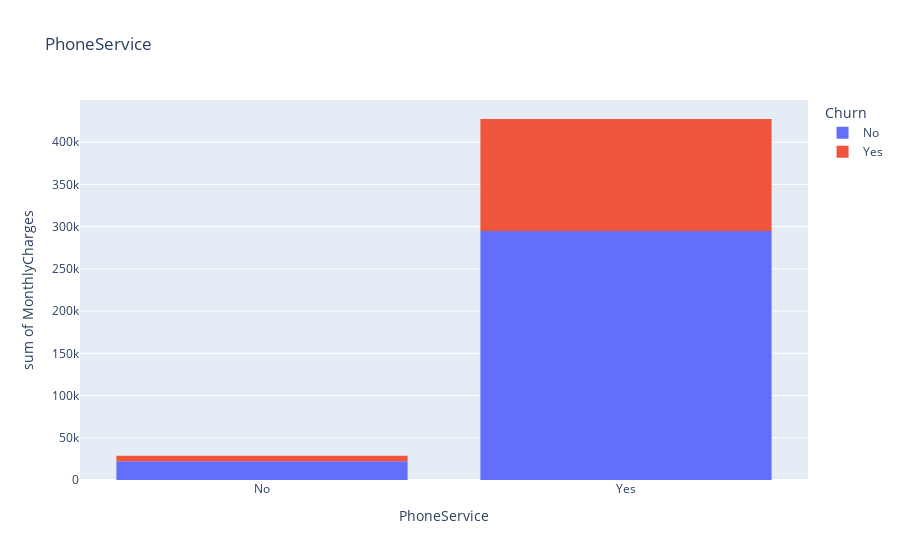

Here is the notebook cell this chart was saved with:
### Markdown cell above
### 2a. Which 3 services are contributing to a higher monthly charge and resulting to customers 
### churning? (Use visualizations in explaining your analysis)

#### Answer: FiberOptics, Multiple Lines, No phone service

### Code cell
fig = px.histogram(
    data_frame=df,
    x="PhoneService",
    y="MonthlyCharges",
    color="Churn",
    title="PhoneService",
)

fig.show()

### Figure 1 — Plotly figure (JSON) as saved in the notebook; plotly's stock layout.template omitted (floating-point values rounded to 4 significant figures; data arrays with more than 128 entries replaced by an {"elided": "..."} marker saying what was removed)
{"data": [{"alignmentgroup": "True", "bingroup": "x", "histfunc": "sum", "hovertemplate": "Churn=No<br>PhoneService=%{x}<br>sum of MonthlyCharges=%{y}<extra></extra>", "legendgroup": "No", "marker": {"color": "#636efa", "pattern": {"shape": ""}}, "name": "No", "offsetgroup": "No", "orientation": "v", "showlegend": true, "type": "histogram", "x": {"elided": "5174 str values"}, "xaxis": "x", "y": {"elided": "5174 float values"}, "yaxis": "y"}, {"alignmentgroup": "True", "bingroup": "x", "histfunc": "sum", "hovertemplate": "Churn=Yes<br>PhoneService=%{x}<br>sum of MonthlyCharges=%{y}<extra></extra>", "legendgroup": "Yes", "marker": {"color": "#EF553B", "pattern": {"shape": ""}}, "name": "Yes", "offsetgroup": "Yes", "orientation": "v", "showlegend": true, "type": "histogram", "x": {"elided": "1869 str values"}, "xaxis": "x", "y": {"elided": "1869 float values"}, "yaxis": "y"}], "layout": {"barmode": "relative", "legend": {"title": {"text": "Churn"}, "tracegroupgap": 0}, "title": {"text": "PhoneService"}, "xaxis": {"anchor": "y", "domain": [0, 1], "title": {"text": "PhoneService"}}, "yaxis": {"anchor": "x", "domain": [0, 1], "title": {"text": "sum of MonthlyCharges"}}}}
